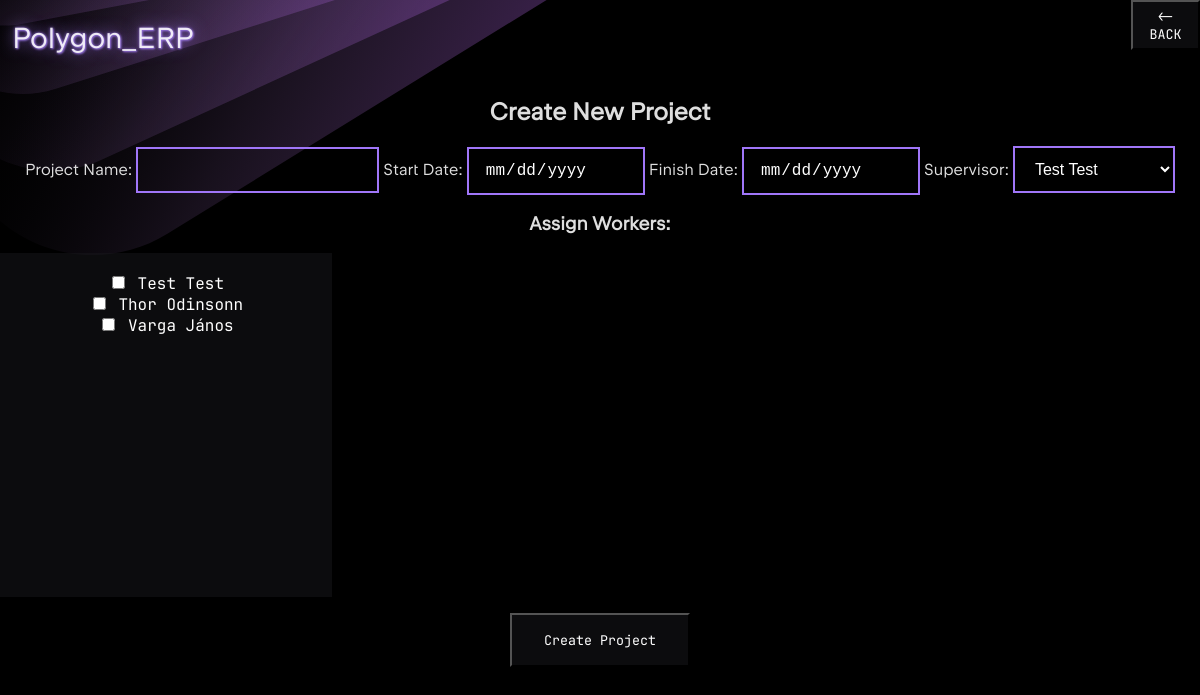
Page /project/create (signed in) on the committed database.
### polygonerp/models/user.py (models this page shows, shortened)
class User(db.Model):
    id = db.Column(db.Integer, primary_key=True)
    username = db.Column(db.String(80), unique=True, nullable=False)
    password_hash = db.Column(db.String(255), unique = True, nullable=False)
    name = db.Column(db.String(200), nullable=False)
    maiden_name = db.Column(db.String(200), nullable=False)
    mothers_name = db.Column(db.String(200), nullable=False)
    pob = db.Column(db.String(200), nullable=False)
    dob = db.Column(db.String(200), nullable=False)
    address = db.Column(db.String(200), nullable=False)
    tax_num = db.Column(db.String(10), unique=True ,nullable=False)
    taj_number = db.Column(db.String(10), unique=True, nullable=False)
    job_title = db.Column(db.String(200), nullable=False)
    base_pay = db.Column(db.Integer, nullable=False)
    email_address = db.Column(db.String(200), nullable=False)
    is_admin = db.Column(db.Boolean, nullable=False)
    first_login = db.Column(db.Boolean, default=True)

### polygonerp/controllers/project_controller.py (the view, shortened to what this page needs)
    def create_project(self):
        all_users = User.query.all()
        return render_template('project/create_project.html', supervisors=all_users, workers=all_users)

### polygonerp/controllers/auth_controller.py (called while the page is built)
        def load_logged_in_user(self):
            user_id = session.get('user_id')
            g.user = User.query.filter_by(id=user_id).first() if user_id else None

### polygonerp/templates/project/create_project.html (shortened to what this page needs)
{% extends "base.html" %}
{% block content %}
<h2>Create New Project</h2>
<form method="post">
  <label for="name">Project Name:</label>
  <input type="text" name="name" required class="form_inp">
  <label for="start_date">Start Date:</label>
  <input type="date" name="start_date" required class="form_inp">
  <label for="finish_date">Finish Date:</label>
  <input type="date" name="finish_date" required class="form_inp">
  <label for="supervisor_id">Supervisor:</label>
  <select name="supervisor_id" required class="form_inp">
    {% for user in supervisors %}
      <option value="{{ user.id }}">{{ user.name }}</option>
    {% endfor %}
  </select>
<h3>Assign Workers:</h3>
<div class="profile-card">
  {% for user in workers %}
    <div >
      <input type="checkbox" id="worker_{{ user.id }}" name="workers" value="{{ user.id }}">
      <label for="worker_{{ user.id }}">{{ user.name }}</label>
    </div>
  {% endfor %}
      </div>
  <input type="submit" value="Create Project" class="sign_in_button">
</form>
{% endblock %}

### polygonerp/static/style.css (style rules this page uses)
:root { font-family: "JetBrains Sans", Inter, system-ui, Avenir, Helvetica, Arial, sans-serif; font-weight: 300; color: rgba(255, 255, 255, 0.87); background-color: #000000; text-align: center; }
.sign_in_button { font-family: "JetBrains Mono", Inter, system-ui, sans-serif; background-color: rgba(25, 25, 28, 0.5); cursor: pointer; color: rgba(255, 255, 255, 1); padding: 1rem 2rem ; margin-top: 1rem; }
.form_inp { padding: 0.75rem 1rem; font-size: 16px; border: 2px solid #a076f9; background: transparent; color: white; }
.profile-card { font-family: "JetBrains Mono", Inter, system-ui, sans-serif; background-color: rgba(25, 25, 28, 0.5); color: rgba(255, 255, 255, 1); width: 18.75rem; height: 19rem; padding: 1.25rem 1rem; text-align: center; flex: none; }

### rows in the picture
User: name "Test Test"
User: name "Thor Odinsonn"
User: name "Varga János"

### other values in the picture
form field supervisor_id "Test Test"
